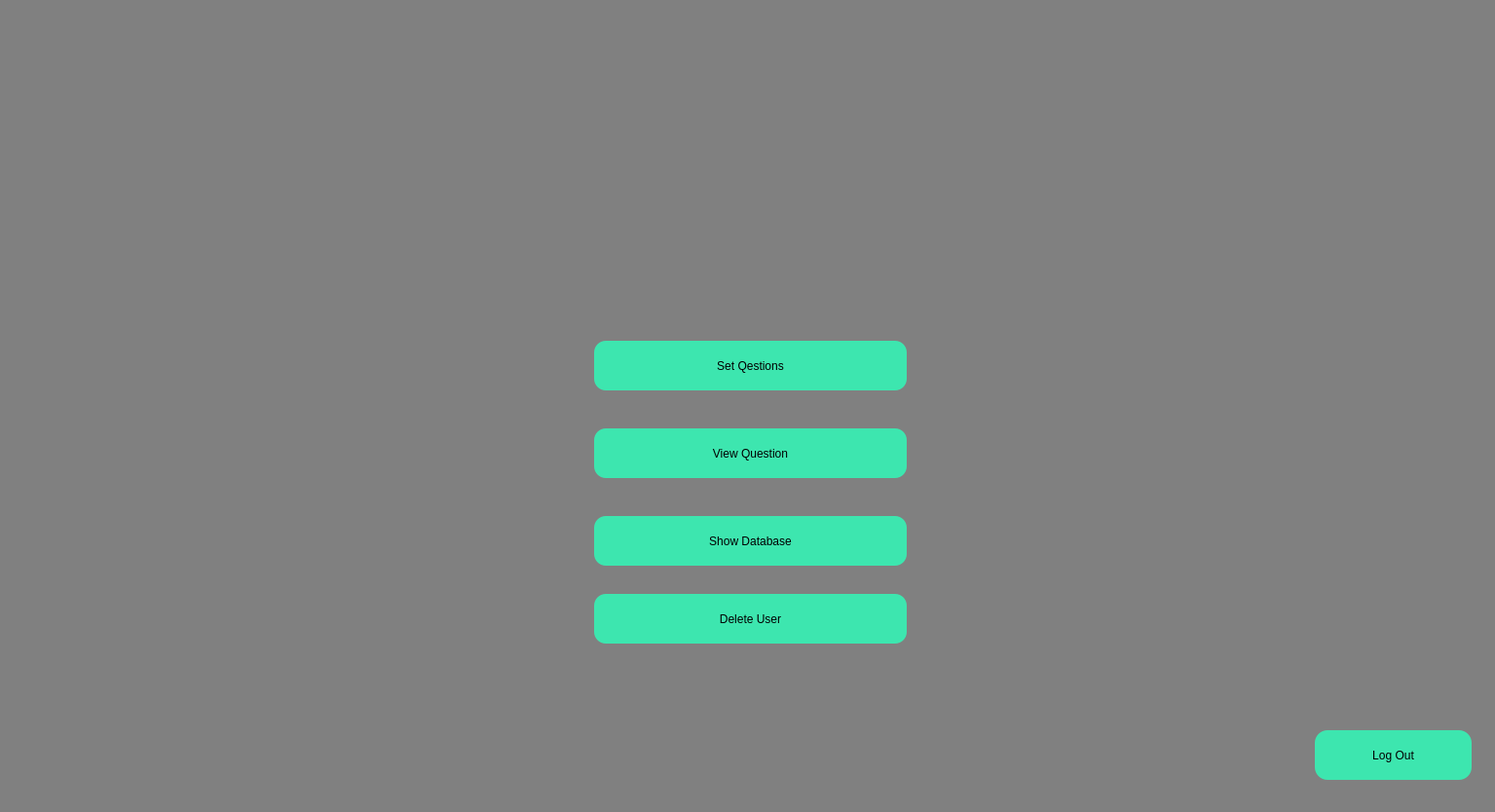
<?xml version="1.0" encoding="UTF-8"?>
<ui version="4.0">
 <class>Admin_Menu</class>
 <widget class="QDialog" name="Admin_Menu">
  <property name="geometry">
   <rect>
    <x>0</x>
    <y>0</y>
    <width>1535</width>
    <height>834</height>
   </rect>
  </property>
  <property name="windowTitle">
   <string>Dialog</string>
  </property>
  <property name="styleSheet">
   <string notr="true">QDialog{
background-color:grey;
}
QPushButton
{
	font: 75 14pt &quot;Cambria&quot;;
	background-color: #3de6af;
	color: #000000;
	border-style: solid;
	border-color: #000000;
	padding: 13px;
	border-radius:12px;

}


QPushButton::hover
{
	background-color: #3dffaf;
	color: #000000;
	border-style: solid;
	border-color: #000000;
	font-weight : bold;
	padding: 13px;

}


QPushButton::pressed
{
	background-color: #3dc8af;
	color: #000000;
	border-style: solid;
	border-color: #000000;
	font-weight : bold;
	padding: 13px;

}</string>
  </property>
  <widget class="QPushButton" name="set_question">
   <property name="geometry">
    <rect>
     <x>610</x>
     <y>350</y>
     <width>321</width>
     <height>51</height>
    </rect>
   </property>
   <property name="text">
    <string>Set Qestions</string>
   </property>
  </widget>
  <widget class="QPushButton" name="view_qestion">
   <property name="geometry">
    <rect>
     <x>610</x>
     <y>440</y>
     <width>321</width>
     <height>51</height>
    </rect>
   </property>
   <property name="text">
    <string>View Question</string>
   </property>
  </widget>
  <widget class="QPushButton" name="Show_database">
   <property name="geometry">
    <rect>
     <x>610</x>
     <y>530</y>
     <width>321</width>
     <height>51</height>
    </rect>
   </property>
   <property name="text">
    <string>Show Database</string>
   </property>
  </widget>
  <widget class="QPushButton" name="delete_2">
   <property name="geometry">
    <rect>
     <x>610</x>
     <y>610</y>
     <width>321</width>
     <height>51</height>
    </rect>
   </property>
   <property name="text">
    <string>Delete User</string>
   </property>
  </widget>
  <widget class="QLabel" name="label">
   <property name="geometry">
    <rect>
     <x>400</x>
     <y>100</y>
     <width>741</width>
     <height>171</height>
    </rect>
   </property>
   <property name="text">
    <string/>
   </property>
   <property name="pixmap">
    <pixmap>../Images/pngegg.png</pixmap>
   </property>
   <property name="scaledContents">
    <bool>true</bool>
   </property>
  </widget>
  <widget class="QPushButton" name="back">
   <property name="geometry">
    <rect>
     <x>1350</x>
     <y>750</y>
     <width>161</width>
     <height>51</height>
    </rect>
   </property>
   <property name="styleSheet">
    <string notr="true">font: 12pt &quot;Calibri&quot;;
color:black;
border-radius:13px;</string>
   </property>
   <property name="text">
    <string>Log Out</string>
   </property>
  </widget>
 </widget>
 <resources/>
 <connections/>
</ui>
